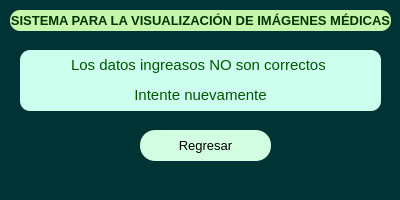
<?xml version="1.0" encoding="UTF-8"?>
<ui version="4.0">
 <class>MainWindow</class>
 <widget class="QMainWindow" name="MainWindow">
  <property name="geometry">
   <rect>
    <x>0</x>
    <y>0</y>
    <width>400</width>
    <height>200</height>
   </rect>
  </property>
  <property name="minimumSize">
   <size>
    <width>400</width>
    <height>200</height>
   </size>
  </property>
  <property name="maximumSize">
   <size>
    <width>400</width>
    <height>200</height>
   </size>
  </property>
  <property name="windowTitle">
   <string>MainWindow</string>
  </property>
  <property name="styleSheet">
   <string notr="true">background-color: rgb(0, 51, 51);</string>
  </property>
  <widget class="QWidget" name="centralwidget">
   <widget class="QLabel" name="label">
    <property name="geometry">
     <rect>
      <x>10</x>
      <y>10</y>
      <width>381</width>
      <height>21</height>
     </rect>
    </property>
    <property name="styleSheet">
     <string notr="true">background-color: rgb(199, 247, 173);
border-radius:  10px;</string>
    </property>
    <property name="text">
     <string>&lt;html&gt;&lt;head/&gt;&lt;body&gt;&lt;p align=&quot;center&quot;&gt;&lt;span style=&quot; font-size:10pt; font-weight:600; color:#003300;&quot;&gt;SISTEMA PARA LA VISUALIZACIÓN DE IMÁGENES MÉDICAS&lt;/span&gt;&lt;/p&gt;&lt;/body&gt;&lt;/html&gt;</string>
    </property>
   </widget>
   <widget class="QPushButton" name="pushButton">
    <property name="geometry">
     <rect>
      <x>140</x>
      <y>130</y>
      <width>131</width>
      <height>31</height>
     </rect>
    </property>
    <property name="font">
     <font>
      <family>MS Shell Dlg 2</family>
      <pointsize>10</pointsize>
      <weight>50</weight>
      <italic>false</italic>
      <bold>false</bold>
     </font>
    </property>
    <property name="styleSheet">
     <string notr="true">background-color: rgb(210, 255, 225);
font: 10pt &quot;MS Shell Dlg 2&quot;;
border-radius: 15px; 
padding: 6px;</string>
    </property>
    <property name="text">
     <string>Regresar</string>
    </property>
   </widget>
   <widget class="QPushButton" name="pushButton_2">
    <property name="geometry">
     <rect>
      <x>300</x>
      <y>190</y>
      <width>75</width>
      <height>23</height>
     </rect>
    </property>
    <property name="styleSheet">
     <string notr="true">background-color: rgb(210, 255, 225);
background-color: rgb(0, 147, 0);
font: 10pt &quot;MS Shell Dlg 2&quot;;
border-radius: 10px;</string>
    </property>
    <property name="text">
     <string>salir</string>
    </property>
   </widget>
   <widget class="QLabel" name="label_2">
    <property name="geometry">
     <rect>
      <x>20</x>
      <y>50</y>
      <width>361</width>
      <height>61</height>
     </rect>
    </property>
    <property name="styleSheet">
     <string notr="true">background-color: rgb(205, 255, 239);
border-radius:10px;</string>
    </property>
    <property name="text">
     <string>&lt;html&gt;&lt;head/&gt;&lt;body&gt;&lt;p align=&quot;center&quot;&gt;&lt;span style=&quot; font-size:11pt; color:#005500;&quot;&gt;Los datos ingreasos NO son correctos &lt;/span&gt;&lt;/p&gt;&lt;p align=&quot;center&quot;&gt;&lt;span style=&quot; font-size:11pt; color:#005500;&quot;&gt;Intente nuevamente&lt;/span&gt;&lt;/p&gt;&lt;/body&gt;&lt;/html&gt;</string>
    </property>
   </widget>
  </widget>
  <widget class="QMenuBar" name="menubar">
   <property name="geometry">
    <rect>
     <x>0</x>
     <y>0</y>
     <width>400</width>
     <height>21</height>
    </rect>
   </property>
  </widget>
  <widget class="QStatusBar" name="statusbar"/>
 </widget>
 <resources/>
 <connections/>
</ui>
